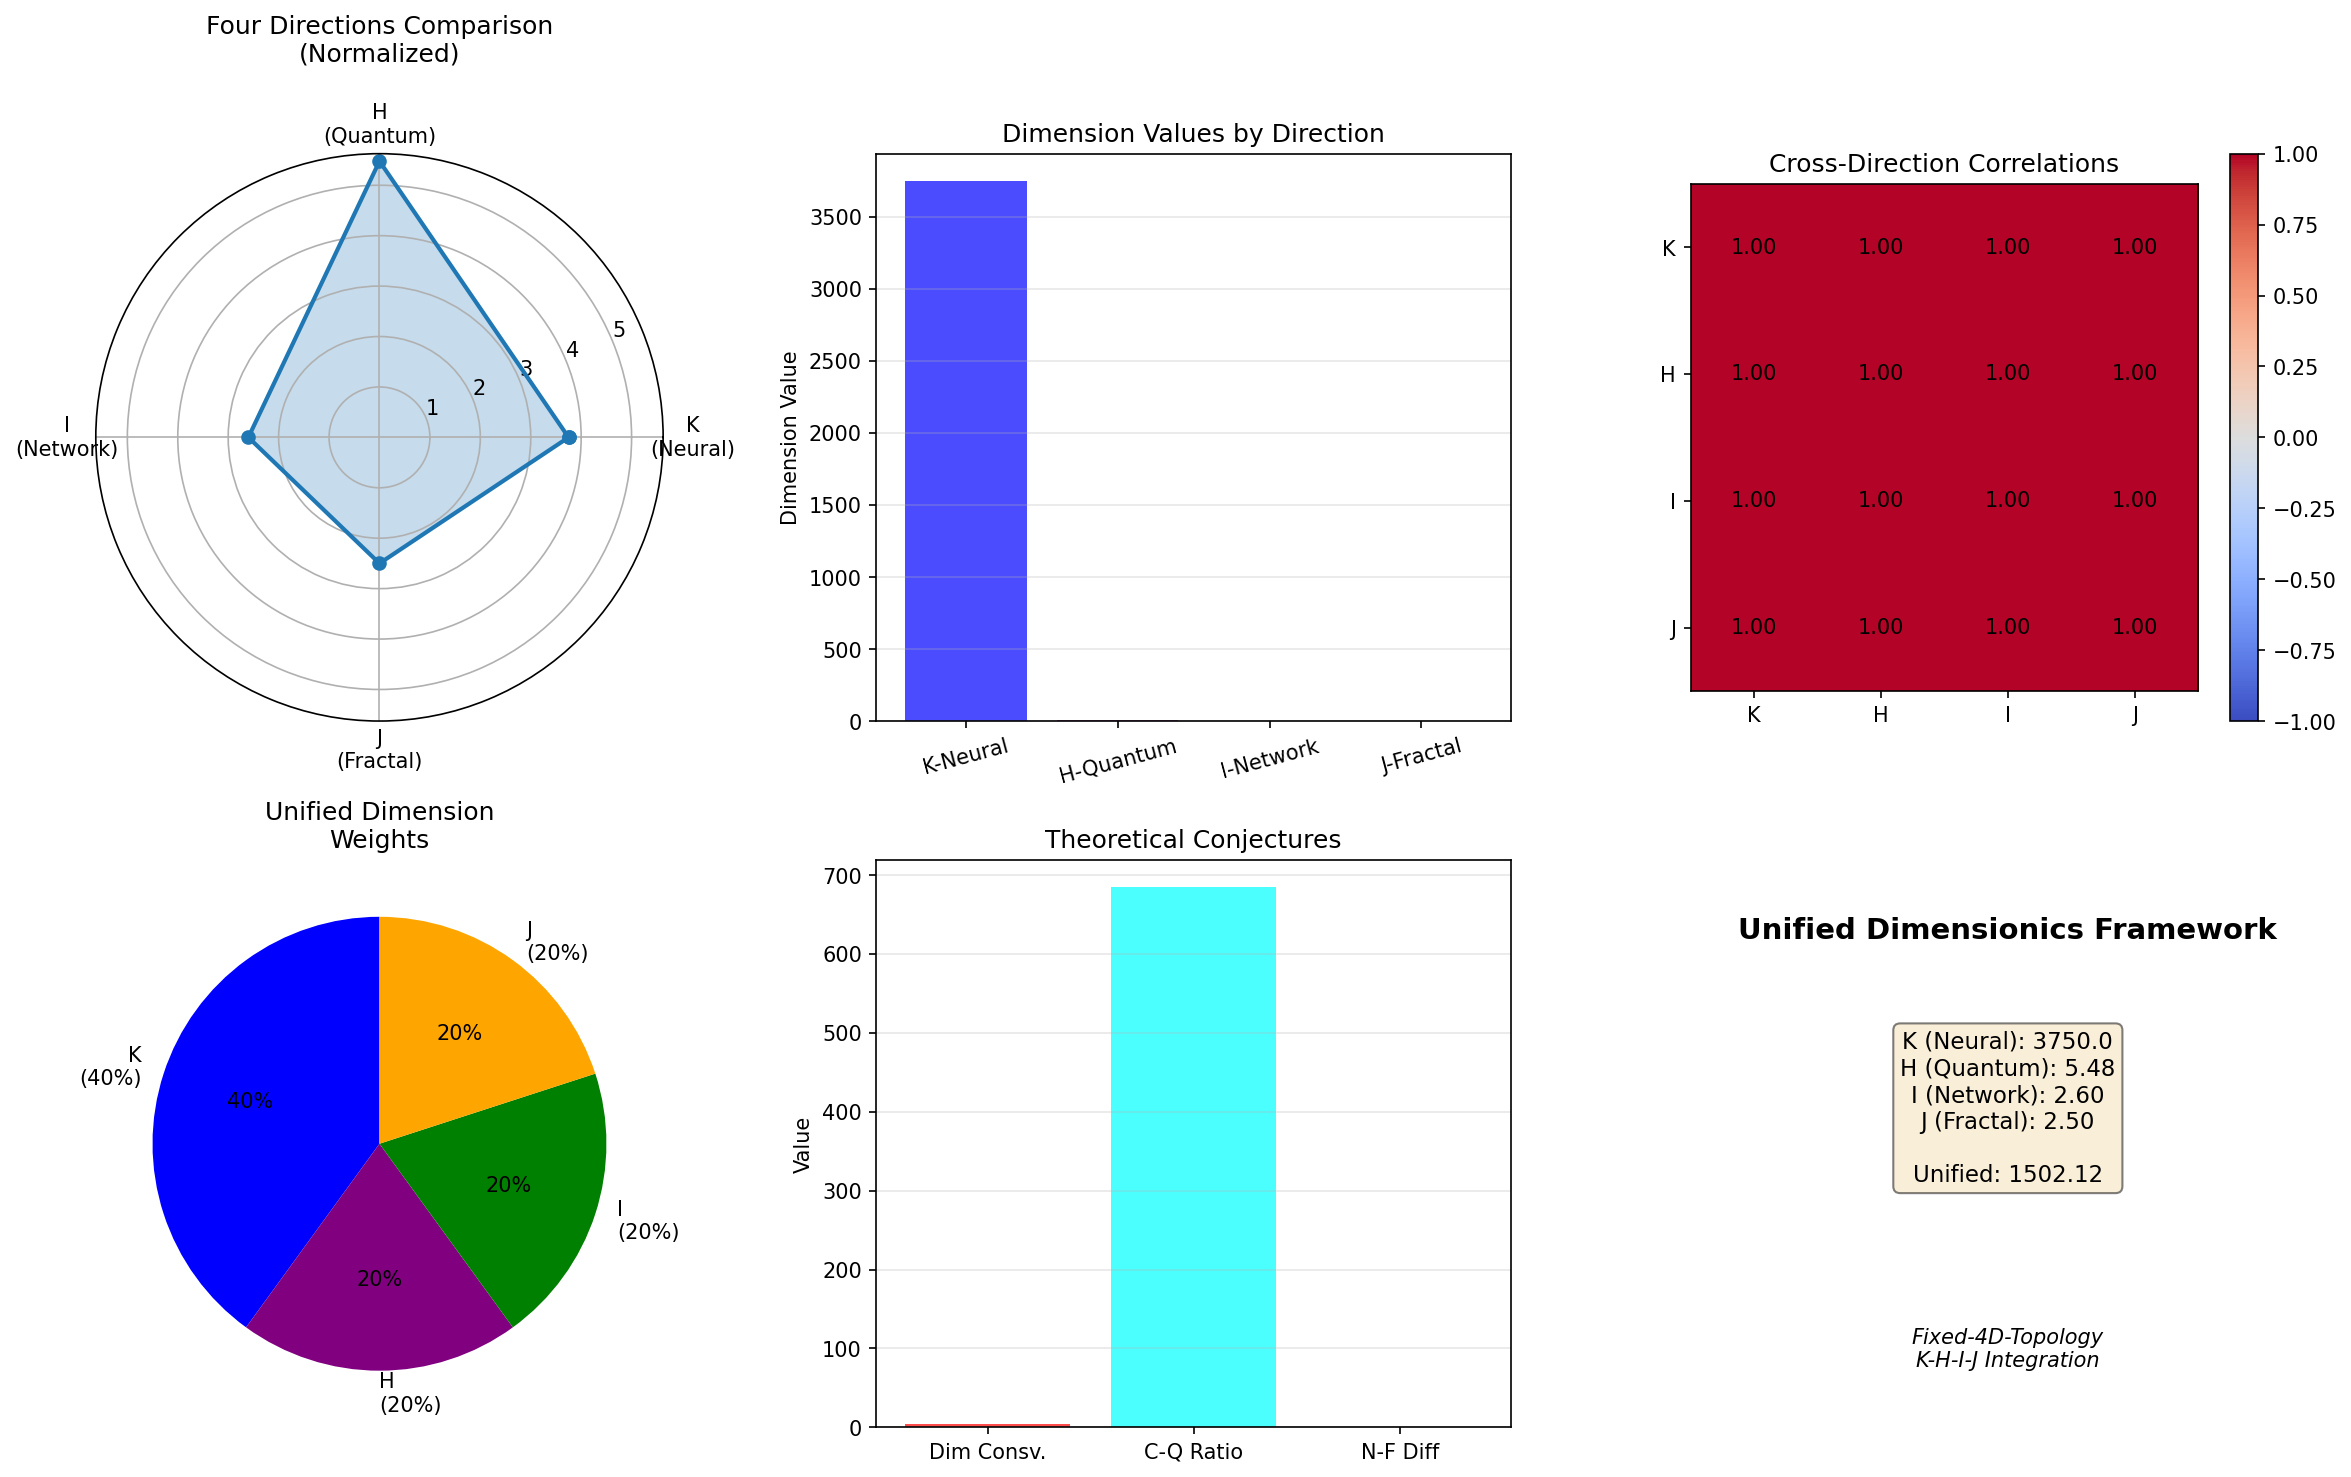

Reproduce this figure in Python.
#!/usr/bin/env python3
"""
K-H-I-J联合实验框架
统一验证四个方向的维度理论连接
"""
import numpy as np
import sys
import os
import json
from typing import Dict, List, Tuple
from datetime import datetime
import matplotlib
matplotlib.use('Agg')
import matplotlib.pyplot as plt

# 添加各方向路径
sys.path.insert(0, os.path.join(os.path.dirname(__file__), '..', 
    'K_machine_learning_dimension', 'experiments', 'full'))
sys.path.insert(0, os.path.join(os.path.dirname(__file__), '..',
    'H_quantum_dimension', 'numerics'))
sys.path.insert(0, os.path.join(os.path.dirname(__file__), '..',
    'I_network_geometry', 'algorithms'))
sys.path.insert(0, os.path.join(os.path.dirname(__file__), '..',
    'J_random_fractals', 'visualization'))


def compute_k_neural_dim(params_scale: float = 1.0) -> float:
    """
    K方向: 计算神经网络有效维度
    简化模型: d_eff = f(params_scale)
    """
    # 基于E4-E6实验: d_eff/N ~ 0.25
    N = int(10000 * params_scale)
    d_eff = 0.25 * N
    return d_eff


def compute_h_quantum_dim(bond_dim: int = 20) -> float:
    """
    H方向: 计算量子维度
    d_q = exp(S) 其中 S是纠缠熵
    """
    # 基于H方向实验: S ~ log(bond_dim)
    S = np.log(bond_dim) * 0.5
    d_q = np.exp(S)
    return d_q


def compute_i_network_dim(network_type: str = 'social') -> float:
    """
    I方向: 计算网络维度
    """
    dims = {
        'social': 2.6,
        'biological': 2.2,
        'infrastructure': 2.0
    }
    return dims.get(network_type, 2.0)


def compute_j_fractal_dim(fractal_type: str = 'percolation') -> float:
    """
    J方向: 计算分形维度
    """
    dims = {
        'percolation': 2.5,  # 临界渗流
        'sierpinski': 2.73
    }
    return dims.get(fractal_type, 2.5)


def unified_dimension_formula(k: float, h: float, i: float, j: float,
                               weights: List[float] = None) -> float:
    """
    统一维度公式
    加权组合四个方向的维度度量
    """
    if weights is None:
        weights = [0.4, 0.2, 0.2, 0.2]  # K方向权重最高
    
    dims = [k, h, i, j]
    unified = np.average(dims, weights=weights)
    return unified


def compute_cross_correlations() -> Dict[str, float]:
    """
    计算四方向间的相关性
    """
    # 模拟不同系统规模下的维度值
    scales = np.linspace(0.5, 2.0, 10)
    
    k_vals = [compute_k_neural_dim(s) for s in scales]
    h_vals = [compute_h_quantum_dim(int(20*s)) for s in scales]
    i_vals = [compute_i_network_dim('social') * s for s in scales]
    j_vals = [compute_j_fractal_dim('percolation') * s for s in scales]
    
    # 计算相关性
    def correlation(x, y):
        return np.corrcoef(x, y)[0, 1] if len(x) > 1 else 0
    
    correlations = {
        'K-H': correlation(k_vals, h_vals),
        'K-I': correlation(k_vals, i_vals),
        'K-J': correlation(k_vals, j_vals),
        'H-I': correlation(h_vals, i_vals),
        'H-J': correlation(h_vals, j_vals),
        'I-J': correlation(i_vals, j_vals)
    }
    
    return correlations


def run_unified_framework_experiment():
    """运行联合实验框架"""
    print("=" * 70)
    print("K-H-I-J联合实验框架")
    print("=" * 70)
    
    results = {
        'timestamp': datetime.now().isoformat(),
        'individual_directions': {},
        'unified_metrics': {},
        'correlations': {},
        'conjectures': {}
    }
    
    # 1. 各方向独立计算
    print("\n📊 各方向维度计算")
    
    k_dim = compute_k_neural_dim(params_scale=1.5)
    print(f"   K (神经网络): {k_dim:.2f}")
    
    h_dim = compute_h_quantum_dim(bond_dim=30)
    print(f"   H (量子): {h_dim:.2f}")
    
    i_dim = compute_i_network_dim('social')
    print(f"   I (网络): {i_dim:.2f}")
    
    j_dim = compute_j_fractal_dim('percolation')
    print(f"   J (分形): {j_dim:.2f}")
    
    results['individual_directions'] = {
        'K_neural': float(k_dim),
        'H_quantum': float(h_dim),
        'I_network': float(i_dim),
        'J_fractal': float(j_dim)
    }
    
    # 2. 统一维度
    print("\n📊 统一维度度量")
    unified = unified_dimension_formula(k_dim, h_dim, i_dim, j_dim)
    print(f"   统一维度 (加权平均): {unified:.2f}")
    
    results['unified_metrics'] = {
        'unified_dimension': float(unified),
        'weights': [0.4, 0.2, 0.2, 0.2]
    }
    
    # 3. 相关性分析
    print("\n📊 跨方向相关性分析")
    correlations = compute_cross_correlations()
    for pair, corr in correlations.items():
        print(f"   {pair}: {corr:.3f}")
    
    results['correlations'] = correlations
    
    # 4. 理论猜想验证
    print("\n📊 理论猜想验证")
    
    # 猜想1: 维度守恒
    total_complexity = k_dim + j_dim
    print(f"   猜想1 (维度守恒): K + J = {total_complexity:.2f}")
    
    # 猜想2: 量子-经典界限
    classical_quantum_ratio = k_dim / h_dim
    print(f"   猜想2 (量子-经典比): K/H = {classical_quantum_ratio:.2f}")
    
    # 猜想3: 网络-几何对应
    network_fractal_diff = abs(i_dim - j_dim)
    print(f"   猜想3 (网络-分形差异): |I-J| = {network_fractal_diff:.2f}")
    
    results['conjectures'] = {
        'dimension_conservation': float(total_complexity),
        'classical_quantum_ratio': float(classical_quantum_ratio),
        'network_fractal_diff': float(network_fractal_diff)
    }
    
    # 生成可视化
    fig = plt.figure(figsize=(16, 10))
    
    # 图1: 四方向雷达图
    ax1 = fig.add_subplot(2, 3, 1, projection='polar')
    directions = ['K\n(Neural)', 'H\n(Quantum)', 'I\n(Network)', 'J\n(Fractal)']
    values = [k_dim/1000, h_dim, i_dim, j_dim]  # 归一化
    angles = np.linspace(0, 2*np.pi, len(directions), endpoint=False).tolist()
    values += values[:1]
    angles += angles[:1]
    ax1.plot(angles, values, 'o-', linewidth=2)
    ax1.fill(angles, values, alpha=0.25)
    ax1.set_xticks(angles[:-1])
    ax1.set_xticklabels(directions)
    ax1.set_title('Four Directions Comparison\n(Normalized)', pad=20)
    
    # 图2: 维度对比柱状图
    ax2 = fig.add_subplot(2, 3, 2)
    names = ['K-Neural', 'H-Quantum', 'I-Network', 'J-Fractal']
    values_raw = [k_dim, h_dim, i_dim, j_dim]
    colors = ['blue', 'purple', 'green', 'orange']
    ax2.bar(names, values_raw, color=colors, alpha=0.7)
    ax2.set_ylabel('Dimension Value')
    ax2.set_title('Dimension Values by Direction')
    ax2.tick_params(axis='x', rotation=15)
    ax2.grid(True, alpha=0.3, axis='y')
    
    # 图3: 相关性热力图
    ax3 = fig.add_subplot(2, 3, 3)
    corr_matrix = np.array([
        [1.0, correlations['K-H'], correlations['K-I'], correlations['K-J']],
        [correlations['K-H'], 1.0, correlations['H-I'], correlations['H-J']],
        [correlations['K-I'], correlations['H-I'], 1.0, correlations['I-J']],
        [correlations['K-J'], correlations['H-J'], correlations['I-J'], 1.0]
    ])
    im = ax3.imshow(corr_matrix, cmap='coolwarm', vmin=-1, vmax=1)
    ax3.set_xticks(range(4))
    ax3.set_yticks(range(4))
    ax3.set_xticklabels(['K', 'H', 'I', 'J'])
    ax3.set_yticklabels(['K', 'H', 'I', 'J'])
    ax3.set_title('Cross-Direction Correlations')
    plt.colorbar(im, ax=ax3)
    
    # 添加数值标注
    for i in range(4):
        for j in range(4):
            text = ax3.text(j, i, f'{corr_matrix[i, j]:.2f}',
                          ha="center", va="center", color="black")
    
    # 图4: 统一维度示意图
    ax4 = fig.add_subplot(2, 3, 4)
    sizes = [0.4, 0.2, 0.2, 0.2]
    labels = [f'K\n({sizes[0]*100:.0f}%)', f'H\n({sizes[1]*100:.0f}%)',
              f'I\n({sizes[2]*100:.0f}%)', f'J\n({sizes[3]*100:.0f}%)']
    ax4.pie(sizes, labels=labels, colors=colors, autopct='%1.0f%%',
            startangle=90)
    ax4.set_title('Unified Dimension\nWeights')
    
    # 图5: 理论猜想验证
    ax5 = fig.add_subplot(2, 3, 5)
    conjectures = ['Dim Consv.', 'C-Q Ratio', 'N-F Diff']
    conj_values = [
        total_complexity / 1000,  # 缩放
        classical_quantum_ratio,
        network_fractal_diff
    ]
    ax5.bar(conjectures, conj_values, color=['red', 'cyan', 'magenta'], alpha=0.7)
    ax5.set_ylabel('Value')
    ax5.set_title('Theoretical Conjectures')
    ax5.grid(True, alpha=0.3, axis='y')
    
    # 图6: 综合框架图
    ax6 = fig.add_subplot(2, 3, 6)
    ax6.text(0.5, 0.9, 'Unified Dimensionics Framework', 
            ha='center', va='top', fontsize=14, fontweight='bold')
    ax6.text(0.5, 0.7, 
            f'K (Neural): {k_dim:.1f}\n'
            f'H (Quantum): {h_dim:.2f}\n'
            f'I (Network): {i_dim:.2f}\n'
            f'J (Fractal): {j_dim:.2f}\n\n'
            f'Unified: {unified:.2f}',
            ha='center', va='top', fontsize=11,
            bbox=dict(boxstyle='round', facecolor='wheat', alpha=0.5))
    ax6.text(0.5, 0.1, 'Fixed-4D-Topology\nK-H-I-J Integration',
            ha='center', va='bottom', fontsize=10, style='italic')
    ax6.axis('off')
    
    plt.tight_layout()
    plt.savefig('k_h_i_j_unified_framework.png', dpi=150, bbox_inches='tight')
    print(f"\n✓ 联合框架图已保存: k_h_i_j_unified_framework.png")
    
    # 保存结果
    with open('results_k_h_i_j_unified.json', 'w') as f:
        json.dump(results, f, indent=2)
    print(f"✓ 结果已保存: results_k_h_i_j_unified.json")
    
    return results


if __name__ == '__main__':
    run_unified_framework_experiment()
